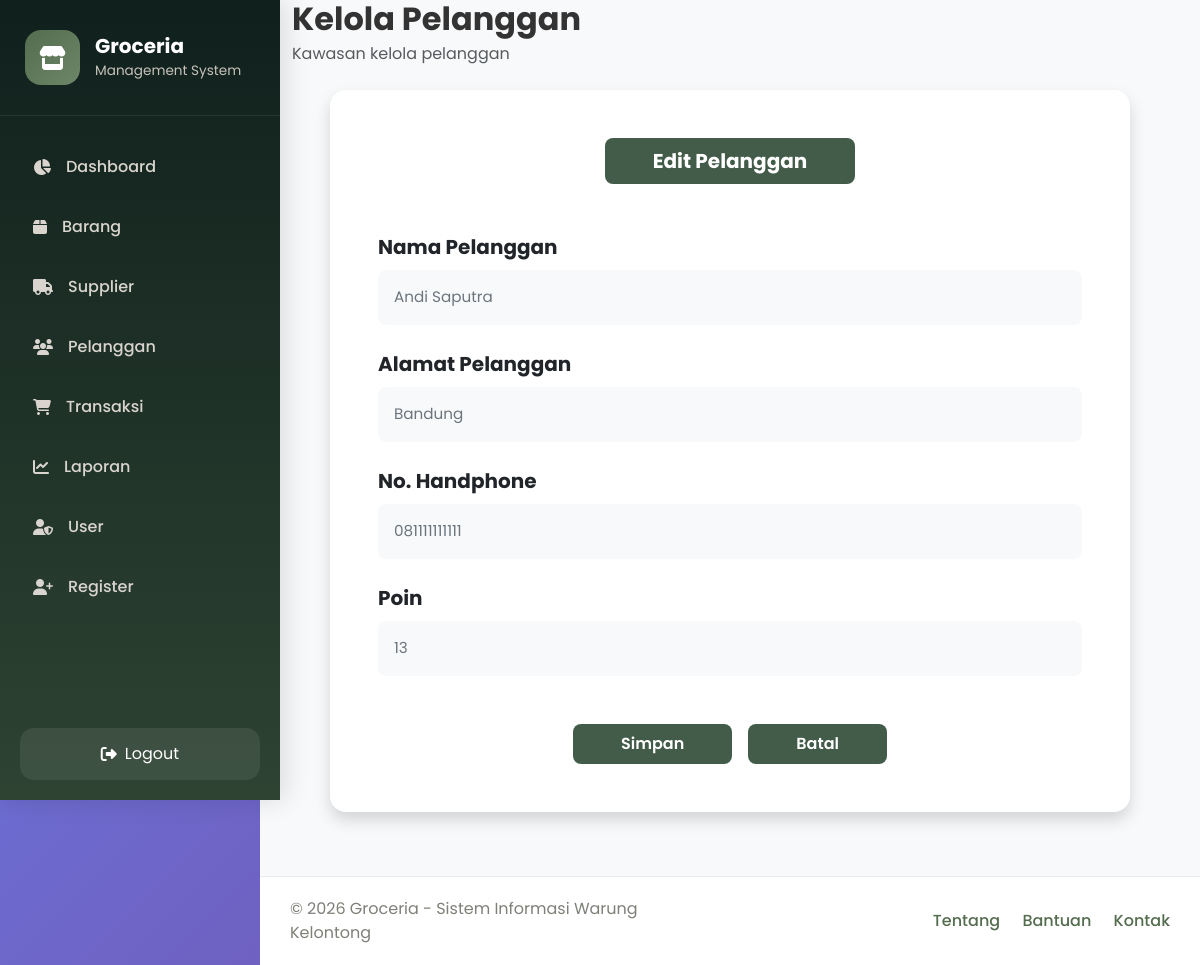
The app's page /pelanggan/edit.php?id_pelanggan=1 (signed in) with its own data.
### tables this page shows
CREATE TABLE `pelanggan` (
  `id_pelanggan` int(11) NOT NULL,
  `nama_pelanggan` varchar(100) DEFAULT NULL,
  `alamat` text DEFAULT NULL,
  `no_hp` varchar(20) DEFAULT NULL,
  `poin_member` int(11) DEFAULT NULL
);

### pelanggan/edit.php (the view, shortened to what this page needs)
<?php
require_once '../config/koneksi.php';
$id_pelanggan = mysqli_real_escape_string($conn, $_GET['id_pelanggan']);
$query = "SELECT * FROM pelanggan WHERE id_pelanggan = '$id_pelanggan'";
$result = mysqli_query($conn, $query);
$data = mysqli_fetch_assoc($result);
?>
<!DOCTYPE html>
<html lang="id">
<head>
    <link href="https://cdn.jsdelivr.net/npm/bootstrap@5.3.3/dist/css/bootstrap.min.css" rel="stylesheet">
    <link href="https://cdnjs.cloudflare.com/ajax/libs/font-awesome/6.5.1/css/all.min.css" rel="stylesheet">
    <link href="../assets/css/style.css" rel="stylesheet">
</head>
<body>
    <div class="wrapper d-flex min-vh-100">
        <div>
            <?php include '../templates/sidebar.php'; ?>
        </div>
        <div class="main-content">
            <div class="content-body">
                <div class="mb-4">
                    <h2 class="fw-bold mb-1">Kelola Pelanggan</h2>
                    <p class="text-muted mb-3">Kawasan kelola pelanggan</p>
                </div>
                <div class="card border-0 shadow rounded-4 mx-auto" style="max-width: 800px;">
                    <div class="card-body p-5">
                        <div class="text-center mb-5">
                            <span class="btn text-white fw-bold px-5 py-2 fs-5 rounded-3" style="background-color: #435c49; pointer-events: none;">
                                Edit Pelanggan
                            </span>
                        </div>
                        <form action="proses_edit.php" method="POST">
                            <div class="mb-4">
                                <label for="nama_pelanggan" class="form-label fw-bold text-dark fs-5 mb-2">Nama Pelanggan</label>
                                <input type="text" class="form-control form-control-lg bg-light border-0 rounded-3 text-secondary py-3" id="nama_pelanggan" name="nama_pelanggan" value="<?php echo htmlspecialchars($data['nama_pelanggan']); ?>" required>
                            </div>
                            <div class="mb-4">
                                <label for="alamat" class="form-label fw-bold text-dark fs-5 mb-2">Alamat Pelanggan</label>
                                <input type="text" class="form-control form-control-lg bg-light border-0 rounded-3 text-secondary py-3" id="alamat" name="alamat" value="<?php echo htmlspecialchars($data['alamat']); ?>" required>
                            </div>
                            <div class="mb-4">
                                <label for="no_hp" class="form-label fw-bold text-dark fs-5 mb-2">No. Handphone</label>
                                <input type="text" class="form-control form-control-lg bg-light border-0 rounded-3 text-secondary py-3" id="no_hp" name="no_hp" value="<?php echo htmlspecialchars($data['no_hp']); ?>" required>
                            </div>
                            <div class="mb-5">
                                <label for="poin_member" class="form-label fw-bold text-dark fs-5 mb-2">Poin</label>
                                <input type="number" class="form-control form-control-lg bg-light border-0 rounded-3 text-secondary py-3" id="poin_member" name="poin_member" value="<?php echo htmlspecialchars($data['poin_member']); ?>" required>
                            </div>
                            <div class="d-flex justify-content-center gap-3 mt-4">
                                <button type="submit" name="simpan" class="btn text-white fw-semibold px-5 py-2 rounded-3" style="background-color: #435c49;">
                                    Simpan
                                </button>
                                <a href="index.php" class="btn text-white fw-semibold px-5 py-2 rounded-3" style="background-color: #435c49">
                                    Batal
                                </a>
                            </div>
                        </form>
                    </div>
                </div>
            </div>
                <footer>
                    <?php include '../templates/footer.php'; ?>
                </footer>
        </div>
    </div>
</body>
</html>

### assets/css/style.css (style rules this page uses)
* { margin: 0; padding: 0; box-sizing: border-box; }
body { font-family: 'Poppins', sans-serif; background: linear-gradient(135deg, #667eea 0%, #764ba2 100%); min-height: 100vh; color: #333; }
.wrapper { display: flex; min-height: 100vh; }
.main-content { flex: 1; margin-left: 260px; transition: all 0.3s ease; min-height: 100vh; background: #f8f9fa; }
.content-body { padding: 0 2rem 2rem; }
.card { background: white; border: none; border-radius: 16px; box-shadow: 0 4px 20px rgba(0,0,0,0.08); overflow: hidden; transition: all 0.3s ease; margin-bottom: 2rem; }
.card-body { padding: 2rem; }
.btn { border-radius: 10px; font-weight: 500; padding: 0.75rem 1.5rem; transition: all 0.3s ease; border: none; text-transform: none; }
.form-control, .form-select { border-radius: 10px; border: 2px solid #e9ecef; padding: 0.75rem 1rem; font-size: 0.95rem; transition: all 0.3s ease; background: #fafbfc; }
.card { animation: fadeInUp 0.6s ease forwards; }

### records on screen
pelanggan: nama_pelanggan "Andi Saputra", alamat "Bandung", no_hp "081111111111", poin_member "13"
